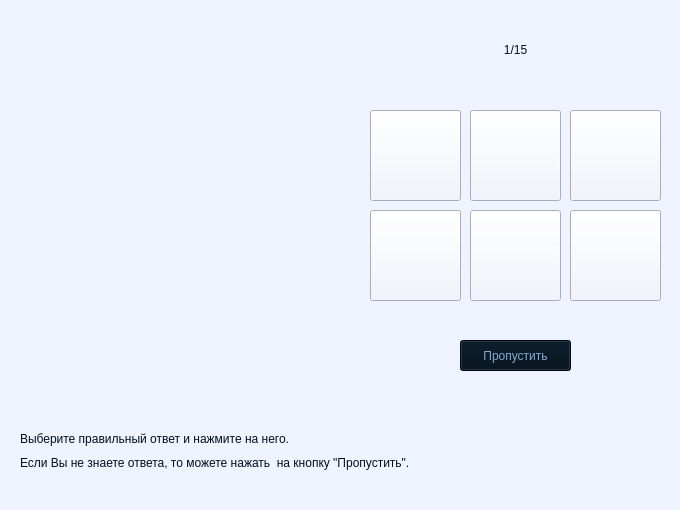
<?xml version="1.0" encoding="UTF-8"?>
<ui version="4.0">
 <class>MainWindow</class>
 <widget class="QMainWindow" name="MainWindow">
  <property name="geometry">
   <rect>
    <x>0</x>
    <y>0</y>
    <width>680</width>
    <height>510</height>
   </rect>
  </property>
  <property name="windowTitle">
   <string>MainWindow</string>
  </property>
  <property name="styleSheet">
   <string notr="true">background-color: rgb(239, 242, 255);</string>
  </property>
  <widget class="QWidget" name="centralwidget">
   <widget class="QPushButton" name="btn_picture_answer_5">
    <property name="geometry">
     <rect>
      <x>470</x>
      <y>210</y>
      <width>91</width>
      <height>91</height>
     </rect>
    </property>
    <property name="text">
     <string/>
    </property>
    <property name="icon">
     <iconset>
      <normaloff>a1_5.jpg</normaloff>a1_5.jpg</iconset>
    </property>
    <property name="iconSize">
     <size>
      <width>100</width>
      <height>100</height>
     </size>
    </property>
   </widget>
   <widget class="QPushButton" name="btn_picture_answer_6">
    <property name="geometry">
     <rect>
      <x>570</x>
      <y>210</y>
      <width>91</width>
      <height>91</height>
     </rect>
    </property>
    <property name="text">
     <string/>
    </property>
    <property name="icon">
     <iconset>
      <normaloff>a1_6.jpg</normaloff>a1_6.jpg</iconset>
    </property>
    <property name="iconSize">
     <size>
      <width>100</width>
      <height>100</height>
     </size>
    </property>
   </widget>
   <widget class="QPushButton" name="btn_picture_answer_1">
    <property name="geometry">
     <rect>
      <x>370</x>
      <y>110</y>
      <width>91</width>
      <height>91</height>
     </rect>
    </property>
    <property name="text">
     <string/>
    </property>
    <property name="icon">
     <iconset>
      <normaloff>a1_1.jpg</normaloff>a1_1.jpg</iconset>
    </property>
    <property name="iconSize">
     <size>
      <width>100</width>
      <height>100</height>
     </size>
    </property>
   </widget>
   <widget class="QPushButton" name="btn_picture_answer_2">
    <property name="geometry">
     <rect>
      <x>470</x>
      <y>110</y>
      <width>91</width>
      <height>91</height>
     </rect>
    </property>
    <property name="text">
     <string/>
    </property>
    <property name="icon">
     <iconset>
      <normaloff>a1_2.jpg</normaloff>a1_2.jpg</iconset>
    </property>
    <property name="iconSize">
     <size>
      <width>100</width>
      <height>100</height>
     </size>
    </property>
   </widget>
   <widget class="QPushButton" name="btn_picture_answer_3">
    <property name="geometry">
     <rect>
      <x>570</x>
      <y>110</y>
      <width>91</width>
      <height>91</height>
     </rect>
    </property>
    <property name="text">
     <string/>
    </property>
    <property name="icon">
     <iconset>
      <normaloff>a1_3.jpg</normaloff>a1_3.jpg</iconset>
    </property>
    <property name="iconSize">
     <size>
      <width>100</width>
      <height>100</height>
     </size>
    </property>
   </widget>
   <widget class="QPushButton" name="btn_picture_answer_4">
    <property name="geometry">
     <rect>
      <x>370</x>
      <y>210</y>
      <width>91</width>
      <height>91</height>
     </rect>
    </property>
    <property name="text">
     <string/>
    </property>
    <property name="icon">
     <iconset>
      <normaloff>a1_4.jpg</normaloff>a1_4.jpg</iconset>
    </property>
    <property name="iconSize">
     <size>
      <width>100</width>
      <height>100</height>
     </size>
    </property>
   </widget>
   <widget class="QPushButton" name="btn_skip">
    <property name="geometry">
     <rect>
      <x>460</x>
      <y>340</y>
      <width>111</width>
      <height>31</height>
     </rect>
    </property>
    <property name="styleSheet">
     <string notr="true">font: 87 10pt &quot;Segoe UI Black&quot;;
color: rgb(128, 172, 207);
background-color: rgb(2, 16, 29);</string>
    </property>
    <property name="text">
     <string>Пропустить</string>
    </property>
   </widget>
   <widget class="QLabel" name="l_count_of_tasks">
    <property name="geometry">
     <rect>
      <x>480</x>
      <y>40</y>
      <width>71</width>
      <height>21</height>
     </rect>
    </property>
    <property name="styleSheet">
     <string notr="true">font: 87 12pt &quot;Segoe UI Black&quot;;
color: rgb(2, 16, 29);</string>
    </property>
    <property name="text">
     <string>&lt;html&gt;&lt;head/&gt;&lt;body&gt;&lt;p align=&quot;center&quot;&gt;1/15&lt;/p&gt;&lt;/body&gt;&lt;/html&gt;</string>
    </property>
   </widget>
   <widget class="QLabel" name="l_image">
    <property name="geometry">
     <rect>
      <x>20</x>
      <y>30</y>
      <width>331</width>
      <height>351</height>
     </rect>
    </property>
    <property name="text">
     <string/>
    </property>
    <property name="pixmap">
     <pixmap>q1.jpg</pixmap>
    </property>
   </widget>
   <widget class="QWidget" name="layoutWidget">
    <property name="geometry">
     <rect>
      <x>20</x>
      <y>430</y>
      <width>621</width>
      <height>42</height>
     </rect>
    </property>
    <layout class="QVBoxLayout" name="verticalLayout">
     <item>
      <widget class="QLabel" name="l_text1">
       <property name="styleSheet">
        <string notr="true">font: 87 10pt &quot;Segoe UI Black&quot;;
color: rgb(2, 16, 29);</string>
       </property>
       <property name="text">
        <string>Выберите правильный ответ и нажмите на него.</string>
       </property>
      </widget>
     </item>
     <item>
      <widget class="QLabel" name="l_text2">
       <property name="styleSheet">
        <string notr="true">color: rgb(2, 16, 29);
font: 87 10pt &quot;Segoe UI Black&quot;;</string>
       </property>
       <property name="text">
        <string>Если Вы не знаете ответа, то можете нажать  на кнопку &quot;Пропустить&quot;.</string>
       </property>
      </widget>
     </item>
    </layout>
   </widget>
  </widget>
  <widget class="QMenuBar" name="menubar">
   <property name="geometry">
    <rect>
     <x>0</x>
     <y>0</y>
     <width>680</width>
     <height>21</height>
    </rect>
   </property>
  </widget>
  <widget class="QStatusBar" name="statusbar"/>
 </widget>
 <resources/>
 <connections/>
</ui>
